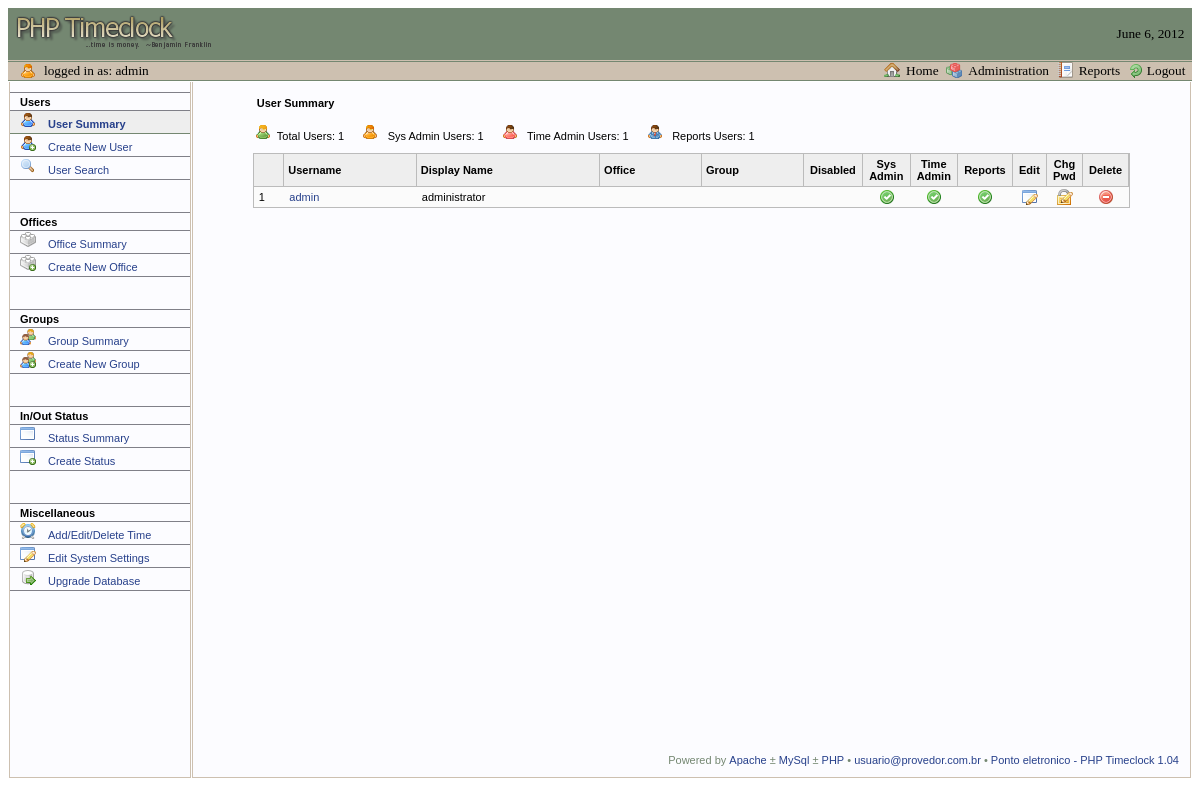
Screenshot of /admin/useradmin.php (signed in) with the database file from the repository.
### tables this page shows
CREATE TABLE employees (
  empfullname varchar(50) NOT NULL default '',
  tstamp bigint(14) default NULL,
  employee_passwd varchar(25) NOT NULL default '',
  displayname varchar(50) NOT NULL default '',
  email varchar(75) NOT NULL default '',
  groups varchar(50) NOT NULL default '',
  office varchar(50) NOT NULL default '',
  admin tinyint(1) NOT NULL default '0',
  reports tinyint(1) NOT NULL default '0',
  time_admin tinyint(1) NOT NULL default '0',
  disabled tinyint(1) NOT NULL default '0',
  PRIMARY KEY  (empfullname)
);

### config.inc.php (called while the page is built, shortened)
<?php
$db_prefix = "";
$color2 = "#FBFBFB";
?>

### admin/useradmin.php (the view, shortened to what this page needs)
<?php
include '../config.inc.php';
include 'header.php';
include 'topmain.php';
$user_agent = $_SERVER['HTTP_USER_AGENT'];
echo "<table width=100% height=89% border=0 cellpadding=0 cellspacing=1>\n";
echo "  <tr valign=top>\n";
echo "    <td class=left_main width=180 align=left scope=col>\n";
echo "      <table class=hide width=100% border=0 cellpadding=1 cellspacing=0>\n";
echo "        <tr><td class=left_rows height=11></td></tr>\n";
echo "        <tr><td class=left_rows_headings height=18 valign=middle>Users</td></tr>\n";
echo "        <tr><td class=current_left_rows height=18 align=left valign=middle><img src='../images/icons/user.png' alt='User Summary' />&nbsp;&nbsp;
                <a class=admin_headings href='useradmin.php'>User Summary</a></td></tr>\n";
echo "        <tr><td class=left_rows height=18 align=left valign=middle><img src='../images/icons/user_add.png' alt='Create New User' />&nbsp;&nbsp;
                <a class=admin_headings href='usercreate.php'>Create New User</a></td></tr>\n";
echo "        <tr><td class=left_rows height=18 align=left valign=middle><img src='../images/icons/magnifier.png' alt='User Search' />&nbsp;&nbsp;
                <a class=admin_headings href='usersearch.php'>User Search</a></td></tr>\n";
echo "        <tr><td class=left_rows height=33></td></tr>\n";
echo "        <tr><td class=left_rows_headings height=18 valign=middle>Offices</td></tr>\n";
echo "        <tr><td class=left_rows height=18 align=left valign=middle><img src='../images/icons/brick.png' alt='Office Summary' />&nbsp;&nbsp;
                <a class=admin_headings href='officeadmin.php'>Office Summary</a></td></tr>\n";
echo "        <tr><td class=left_rows height=18 align=left valign=middle><img src='../images/icons/brick_add.png' alt='Create New Office' />&nbsp;&nbsp;
                <a class=admin_headings href='officecreate.php'>Create New Office</a></td></tr>\n";
echo "        <tr><td class=left_rows height=33></td></tr>\n";
echo "        <tr><td class=left_rows_headings height=18 valign=middle>Groups</td></tr>\n";
echo "        <tr><td class=left_rows height=18 align=left valign=middle><img src='../images/icons/group.png' alt='Group Summary' />&nbsp;&nbsp;
                <a class=admin_headings href='groupadmin.php'>Group Summary</a></td></tr>\n";
echo "        <tr><td class=left_rows height=18 align=left valign=middle><img src='../images/icons/group_add.png' alt='Create New Group' />&nbsp;&nbsp;
                <a class=admin_headings href='groupcreate.php'>Create New Group</a></td></tr>\n";
echo "        <tr><td class=left_rows height=33></td></tr>\n";
echo "        <tr><td class=left_rows_headings height=18 valign=middle colspan=2>In/Out Status</td></tr>\n";
echo "        <tr><td class=left_rows height=18 align=left valign=middle><img src='../images/icons/application.png' alt='Status Summary' />
                &nbsp;&nbsp;<a class=admin_headings href='statusadmin.php'>Status Summary</a></td></tr>\n";
echo "        <tr><td class=left_rows height=18 align=left valign=middle><img src='../images/icons/application_add.png' alt='Create Status' />&nbsp;&nbsp;
                <a class=admin_headings href='statuscreate.php'>Create Status</a></td></tr>\n";
echo "        <tr><td class=left_rows height=33></td></tr>\n";
echo "        <tr><td class=left_rows_headings height=18 valign=middle colspan=2>Miscellaneous</td></tr>\n";
echo "        <tr><td class=left_rows height=18 align=left valign=middle><img src='../images/icons/clock.png' alt='Add/Edit/Delete Time' />
                &nbsp;&nbsp;<a class=admin_headings href='timeadmin.php'>Add/Edit/Delete Time</a></td></tr>\n";
echo "        <tr><td class=left_rows height=18 align=left valign=middle><img src='../images/icons/application_edit.png' alt='Edit System Settings' />
                &nbsp;&nbsp;<a class=admin_headings href='sysedit.php'>Edit System Settings</a></td></tr>\n";
echo "        <tr><td class=left_rows height=18 align=left valign=middle><img src='../images/icons/database_go.png'
                alt='Upgrade Database' />&nbsp;&nbsp;&nbsp;<a class=admin_headings href='dbupgrade.php'>Upgrade Database</a></td></tr>\n";
echo "      </table></td>\n";
$user_count = mysql_query("select empfullname from ".$db_prefix."employees
                           order by empfullname");
@$user_count_rows = mysql_num_rows($user_count);
$admin_count = mysql_query("select empfullname from ".$db_prefix."employees where admin = '1'");
@$admin_count_rows = mysql_num_rows($admin_count);
$time_admin_count = mysql_query("select empfullname from ".$db_prefix."employees where time_admin = '1'");
@$time_admin_count_rows = mysql_num_rows($time_admin_count);
$reports_count = mysql_query("select empfullname from ".$db_prefix."employees where reports = '1'");
@$reports_count_rows = mysql_num_rows($reports_count);
echo "    <td align=left class=right_main scope=col>\n";
echo "      <table width=100% height=100% border=0 cellpadding=10 cellspacing=1>\n";
echo "        <tr class=right_main_text>\n";
echo "          <td valign=top>\n";
echo "            <table width=90% align=center height=40 border=0 cellpadding=0 cellspacing=0>\n";
echo "              <tr><th class=table_heading_no_color nowrap width=100% halign=left>User Summary</th></tr>\n";
echo "              <tr><td height=40 class=table_rows nowrap halign=left><img src='../images/icons/user_green.png' />&nbsp;&nbsp;Total
                      Users: $user_count_rows&nbsp;&nbsp;&nbsp;&nbsp;&nbsp;&nbsp;<img src='../images/icons/user_orange.png' />&nbsp;&nbsp;
                      Sys Admin Users: $admin_count_rows&nbsp;&nbsp;&nbsp;&nbsp;&nbsp;&nbsp;<img src='../images/icons/user_red.png' />&nbsp;&nbsp;
                      Time Admin Users: $time_admin_count_rows&nbsp;&nbsp;&nbsp;&nbsp;&nbsp;&nbsp;<img src='../images/icons/user_suit.png' />&nbsp;
                      &nbsp;Reports Users: $reports_count_rows</td></tr>\n";
echo "            </table>\n";
echo "            <table class=table_border width=90% align=center border=0 cellpadding=0 cellspacing=0>\n";
echo "              <tr>\n";
echo "                <th class=table_heading nowrap width=3% align=left>&nbsp;</th>\n";
echo "                <th class=table_heading nowrap width=13% align=left>Username</th>\n";
echo "                <th class=table_heading nowrap width=18% align=left>Display Name</th>\n";
echo "                <th class=table_heading nowrap width=10% align=left>Office</th>\n";
echo "                <th class=table_heading nowrap width=10% align=left>Group</th>\n";
echo "                <th class=table_heading width=3% align=center>Disabled</th>\n";
echo "                <th class=table_heading width=3% align=center>Sys Admin</th>\n";
echo "                <th class=table_heading width=3% align=center>Time Admin</th>\n";
echo "                <th class=table_heading nowrap width=3% align=center>Reports</th>\n";
echo "                <th class=table_heading nowrap width=3% align=center>Edit</th>\n";
echo "                <th class=table_heading width=3% align=center>Chg Pwd</th>\n";
echo "                <th class=table_heading nowrap width=3% align=center>Delete</th>\n";
echo "              </tr>\n";
$row_count = 0;
$query = "select empfullname, displayname, email, groups, office, admin, reports, time_admin, disabled from ".$db_prefix."employees
          order by empfullname";
$result = mysql_query($query);
while ($row=mysql_fetch_array($result)) {
$empfullname = stripslashes("".$row['empfullname']."");
$displayname = stripslashes("".$row['displayname']."");
$row_count++;
$row_color = ($row_count % 2) ? $color2 : $color1;
echo "              <tr class=table_border bgcolor='$row_color'><td nowrap class=table_rows width=3%>&nbsp;$row_count</td>\n";
echo "                <td class=table_rows nowrap width=13%>&nbsp;<a title=\"Edit User: $empfullname\" class=footer_links
                    href=\"useredit.php?username=$empfullname&officename=".$row["office"]."\">$empfullname</a></td>\n";
echo "                <td class=table_rows nowrap width=18%>&nbsp;$displayname</td>\n";
echo "                <td class=table_rows nowrap width=10%>&nbsp;".$row['office']."</td>\n";
echo "                <td class=table_rows nowrap width=10%>&nbsp;".$row['groups']."</td>\n";
if ("".$row["disabled"]."" == 1) {
  echo "                <td class=table_rows width=3% align=center><img src='../images/icons/cross.png' /></td>\n";
} else {
  $disabled = "";
  echo "                <td class=table_rows width=3% align=center>".$disabled."</td>\n";
}
if ("".$row["admin"]."" == 1) {
  echo "                <td class=table_rows width=3% align=center><img src='../images/icons/accept.png' /></td>\n";
} else {
  $admin = "";
  echo "                <td class=table_rows width=3% align=center>".$admin."</td>\n";
}
if ("".$row["time_admin"]."" == 1) {
  echo "                <td class=table_rows width=3% align=center><img src='../images/icons/accept.png' /></td>\n";
} else {
  $time_admin = "";
  echo "                <td class=table_rows width=3% align=center>".$time_admin."</td>\n";
}
if ("".$row["reports"]."" == 1) {
  echo "                <td class=table_rows width=3% align=center><img src='../images/icons/accept.png' /></td>\n";
} else {
  $reports = "";
  echo "                <td class=table_rows width=3% align=center>".$reports."</td>\n";
}
if ((strpos($user_agent, "MSIE 6")) || (strpos($user_agent, "MSIE 5")) || (strpos($user_agent, "MSIE 4")) || (strpos($user_agent, "MSIE 3"))) {
echo "                <td class=table_rows width=3% align=center><a style='color:#27408b;text-decoration:underline;'
                    title=\"Edit User: $empfullname\"
                    href=\"useredit.php?username=$empfullname&officename=".$row["office"]."\">Edit</a></td>\n";
echo "                <td class=table_rows width=3% align=center><a style='color:#27408b;text-decoration:underline;'
                    title=\"Change Password: $empfullname\"
                    href=\"chngpasswd.php?username=$empfullname&officename=".$row["office"]."\">Chg Pwd</a></td>\n";
echo "                <td class=table_rows width=3% align=center><a style='color:#27408b;text-decoration:underline;'
                    title=\"Delete User: $empfullname\"
                    href=\"userdelete.php?username=$empfullname&officename=".$row["office"]."\">Delete</a></td></tr>\n";
} else {
echo "                <td class=table_rows width=3% align=center><a title=\"Edit User: $empfullname\"
                    href=\"useredit.php?username=$empfullname&officename=".$row["office"]."\">
                    <img border=0 src='../images/icons/application_edit.png' /></a></td>\n";
echo "                <td class=table_rows width=3% align=center><a title=\"Change Password: $empfullname\"
                    href=\"chngpasswd.php?username=$empfullname&officename=".$row["office"]."\"><img border=0
                    src='../images/icons/lock_edit.png' /></a></td>\n";
echo "                <td class=table_rows width=3% align=center><a title=\"Delete User: $empfullname\"
                    href=\"userdelete.php?username=$empfullname&officename=".$row["office"]."\">
                    <img border=0 src='../images/icons/delete.png' /></a></td></tr>\n";
}
}
echo "          </table></td></tr>\n";
include '../footer.php';
exit;
?>

### css/default.css (style rules this page uses)
.admin_headings { text-decoration: none; font-family: Tahoma, Verdana, Trebuchet MS, sans-serif; font-size: 11px; color: #27408b; }
.current_left_rows { background-color: #eeeeee; border: solid #748771; border-width: 0px 0px 1px 0px; padding-left: 10px; color: #27408b; font-weight: bold; }
.footer_links { font-weight: none; text-decoration: none; color: #27408b; }
.left_main { background-color: #FCFCFF; border: solid #cdc0b0; border-width: 0px 1px 1px 1px; }
.left_rows { background-color: #FCFCFF; border: solid #808088; border-width: 0px 0px 1px 0px; padding-left: 10px; }
.left_rows_headings { font-weight: bold; background-color: #FCFCFF; border: solid #808088; border-width: 0px 0px 1px 0px; padding-left: 10px; color: #000000; font-family: Tahoma, Verdana, Trebuchet MS, sans-serif; font-size: 11px; }
.right_main { background-color: #FCFCFF; border: solid #cdc0b0; border-width: 0px 1px 1px 1px; }
.right_main_text { font-family: Tahoma, Verdana, Trebuchet MS, sans-serif; font-size: 11px; background-color: #FCFCFF; padding-left: 10px; }
.table_border { border-color : #bbb; border-style : solid; border-width : 1px 1px 1px 1px; }
.table_heading { background-color : #eeeeee; border-color : #bbbbbb; border-style : solid; border-width : 0px 1px 1px 0px; font-family: Tahoma, Verdana, Trebuchet MS, sans-serif; font-size: 11px; font-weight : bold; padding : 4px; }
.table_heading_no_color { background-color: #FCFCFF; text-align : left; font-family: Tahoma, Verdana, Trebuchet MS, sans-serif; font-size: 11px; font-weight : bold; padding : 4px; }
.table_rows { font-family: Tahoma, Verdana, Trebuchet MS, sans-serif; font-size: 11px; padding : 2px; }

### rows the page displays
employees: empfullname "admin", displayname "administrator", admin 1 (drawn), time_admin 1 (drawn), reports 1 (drawn)

### other values shown
$logged_in_user "admin"
$user_count_rows "1"
$admin_count_rows "1"
$time_admin_count_rows "1"
$reports_count_rows "1"
$email "usuario@provedor.com.br"
$app_name "Ponto eletronico - PHP Timeclock"
$app_version "1.04"
